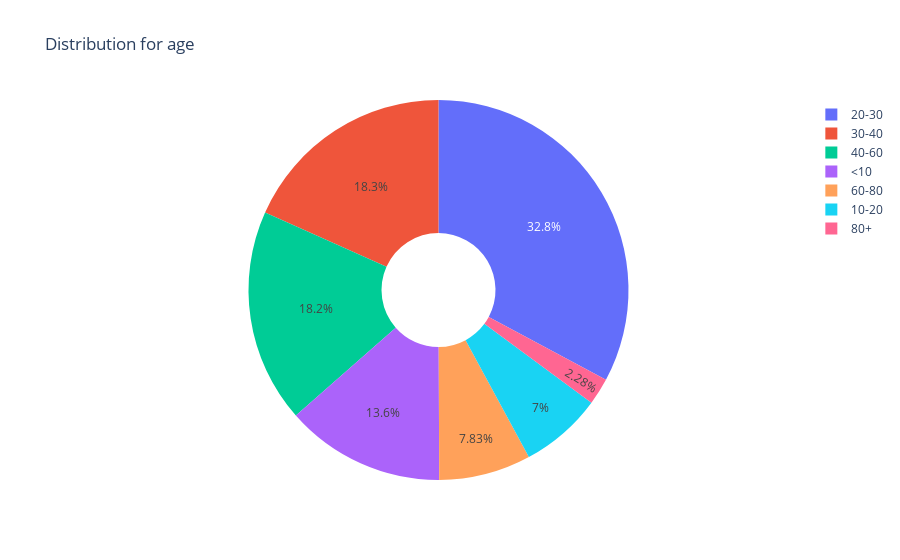

The cell this chart's notebook holds for it:
### Code cell
bins = [0, 10, 20, 30, 40, 60, 80, np.inf]
names = ['<10', '10-20', '20-30', '30-40', '40-60', '60-80', '80+']
age_binned = pd.cut(data['age'], bins, labels=names)
plot_distribution(age_binned,'age')

### Figure 1 — Plotly figure (JSON) as saved in the notebook; plotly's stock layout.template omitted (floating-point values rounded to 4 significant figures)
{"data": [{"hole": 0.3, "labels": ["20-30", "30-40", "40-60", "<10", "60-80", "10-20", "80+"], "type": "pie", "values": [7784, 4339, 4311, 3218, 1857, 1659, 540]}], "layout": {"title": {"text": "Distribution for age"}}}
